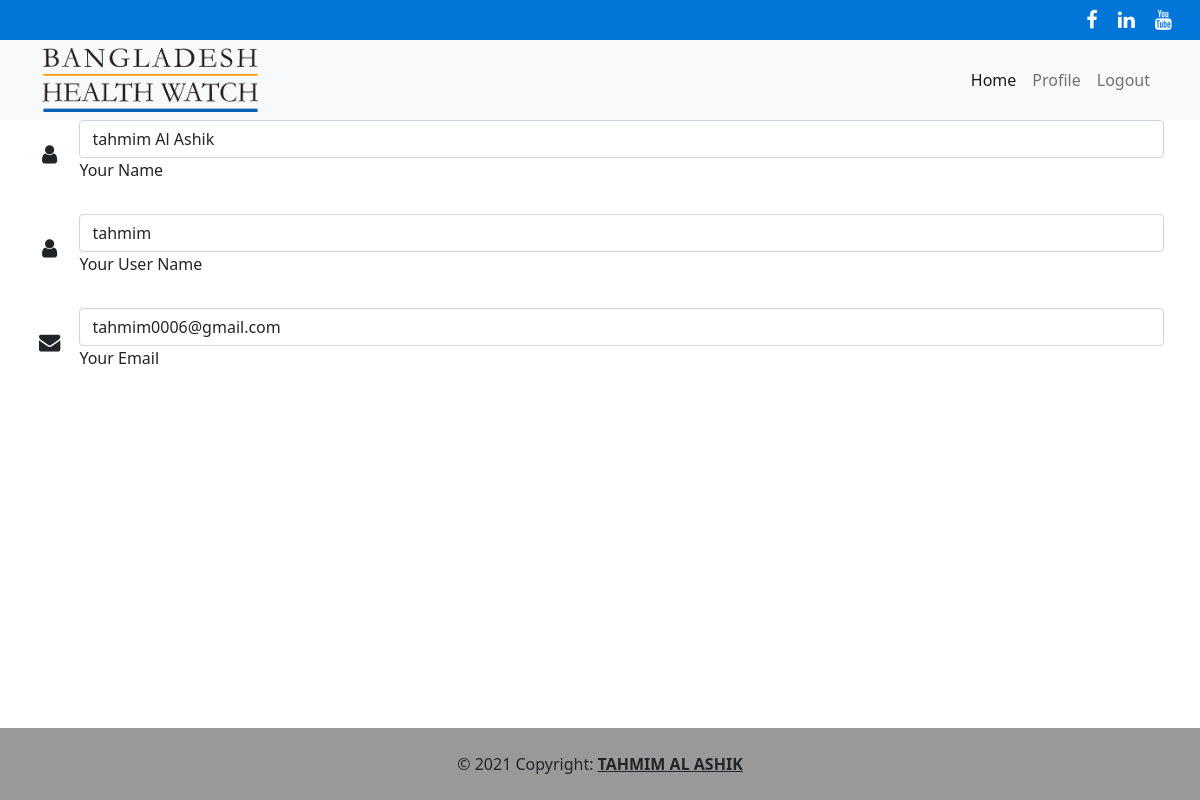
The app's page /profile.php?id=2 (signed in) with its own data.
### tables this page shows
CREATE TABLE `users` (
  `id` int(11) NOT NULL,
  `name` varchar(255) NOT NULL,
  `username` varchar(255) NOT NULL,
  `email` varchar(255) NOT NULL,
  `password` varchar(255) NOT NULL
);

### library/User.php (called while the page is built, shortened)
<?php
include 'ProjectDatabase.php';
class User{
    private $db;
    public function __construct(){
        $this->db= new ProjectDatabase();
    }
    public function getUserById($id){
        $sql = "SELECT * FROM users WHERE id= :id LIMIT 1 ";
        $query = $this->db->pdo->prepare($sql);
        $query->bindValue(':id',$id);
         $query -> execute();
        $result = $query->fetch(PDO::FETCH_OBJ);
        return $result;
    }
}
?>

### library/ProjectDatabase.php (called while the page is built)
<?php
class ProjectDatabase{
    private $dbHost = "localhost";
    private $dbUser = "root";
    private $dbPass = "";
    private $dbName ="brac";
    public $pdo;
    public function __construct(){
        if(!isset($this->pdo)){
            try{
                $link = new PDO("mysql:host=".$this->dbHost.";dbname=".$this->dbName,$this->dbUser,$this->dbPass);
                $link->setAttribute(PDO::ATTR_ERRMODE,PDO::ERRMODE_EXCEPTION);
                $link->exec("SET CHARACTER SET utf8");
                $this-> pdo = $link;
            }catch (PDOException $e){
                echo"failed to connect with Database".$e->getMessage();
            }
        }
    }
}
?>

### profile.php (the view, shortened to what this page needs)
<?php
include 'library/user.php';
include "includes/header.php";
?>
<?php
if(isset($_GET['id'])){
    $userid = (int)$_GET['id'];
}
$user = new User();
?>
                                <?php
                                $userdata = $user ->getUserById($userid);
                                if($userdata){
                                ?>
                                <form class="mx-1 mx-md-4" action="" method="post">
                                    <div class="d-flex flex-row align-items-center mb-4">
                                        <i class="fa fa-user fa-lg me-3 fa-fw"></i>
                                        <div class="form-outline flex-fill mb-0">
                                            <input type="text" id="name" name="name" class="form-control" value="<?php echo $userdata->name;?>" />
                                            <label class="form-label" for="name">Your Name</label>
                                        </div>
                                    </div>
                                    <div class="d-flex flex-row align-items-center mb-4">
                                        <i class="fa fa-user fa-lg me-3 fa-fw"></i>
                                        <div class="form-outline flex-fill mb-0">
                                            <input type="text" id="username"  name="username" class="form-control" value="<?php echo $userdata->username;?>" />
                                            <label class="form-label" for="username">Your User Name</label>
                                        </div>
                                    </div>
                                    <div class="d-flex flex-row align-items-center mb-4">
                                        <i class="fa fa-envelope fa-lg me-3 fa-fw"></i>
                                        <div class="form-outline flex-fill mb-0">
                                            <input type="email" id="email" name="email" class="form-control" value="<?php echo $userdata->email;?>" />
                                            <label class="form-label" for="email">Your Email</label>
                                        </div>
                                    </div>
                                </form>
                                <?php
                                }
                                ?>
                            </div>
<br>
<br>
<br>
<br>
<?php
include "includes/footer.php"
?>

### records on screen
users: name "tahmim Al Ashik", username "tahmim", email "tahmim0006@gmail.com"
